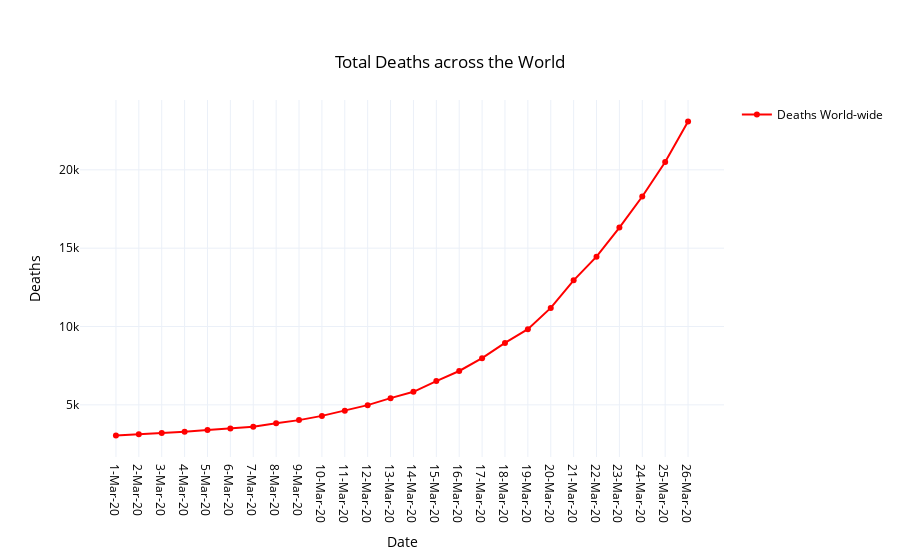

Write notebook code for a chart like this one.
### Code cell
fig = go.Figure(data=go.Scatter(x=df['DATE'], y=df['DEATHS'], name='Deaths World-wide', mode='lines+markers', 
                                line_color='red'))
fig.update_layout(
    showlegend=True,
    title= {
        'text': 'Total Deaths across the World',
        'y':0.9,
        'x':0.5,
        'xanchor': 'center',
        'yanchor': 'top'
    },
    
    xaxis_title="Date",
    yaxis_title="Deaths",
    template='plotly_white',
    font=dict(
        color="black"
    )
)
fig.show()

### Figure 1 — Plotly figure (JSON) as saved in the notebook; plotly's stock layout.template omitted (floating-point values rounded to 4 significant figures)
{"data": [{"line": {"color": "red"}, "mode": "lines+markers", "name": "Deaths World-wide", "type": "scatter", "x": ["1-Mar-20", "2-Mar-20", "3-Mar-20", "4-Mar-20", "5-Mar-20", "6-Mar-20", "7-Mar-20", "8-Mar-20", "9-Mar-20", "10-Mar-20", "11-Mar-20", "12-Mar-20", "13-Mar-20", "14-Mar-20", "15-Mar-20", "16-Mar-20", "17-Mar-20", "18-Mar-20", "19-Mar-20", "20-Mar-20", "21-Mar-20", "22-Mar-20", "23-Mar-20", "24-Mar-20", "25-Mar-20", "26-Mar-20"], "y": [3050, 3117, 3202, 3285, 3387, 3494, 3599, 3827, 4025, 4296, 4628, 4981, 5429, 5833, 6519, 7161, 7978, 8951, 9828, 11186, 12948, 14457, 16312, 18295, 20500, 23079]}], "layout": {"font": {"color": "black"}, "showlegend": true, "title": {"text": "Total Deaths across the World", "x": 0.5, "xanchor": "center", "y": 0.9, "yanchor": "top"}, "xaxis": {"title": {"text": "Date"}}, "yaxis": {"title": {"text": "Deaths"}}}}
